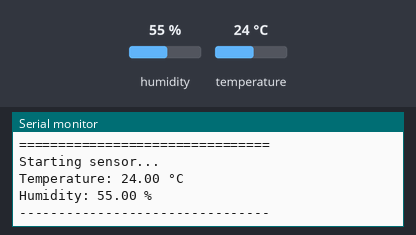
The sketch below on a simulated Arduino Uno, built with avr-gcc and run on an emulated ATmega328P. Parts: the last lines printed to the serial monitor. The test bench sets the inputs (shaded band); at power-on: humidity 55 %, temperature 24 °C.

Above: at 3.2 s.
3.3 s: humidity set to 88 %
At 4.7 s:
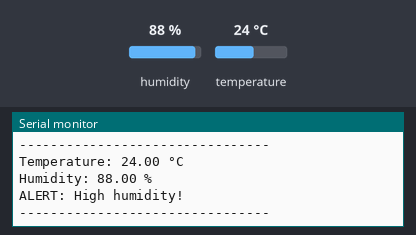
7.6 s: temperature set to 41 °C
At 9.4 s:
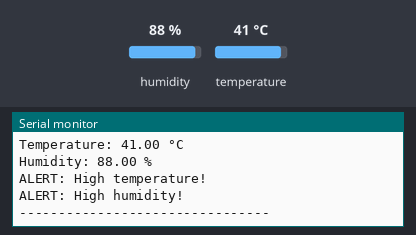
11.7 s: humidity set to 22 %
At 13.1 s:
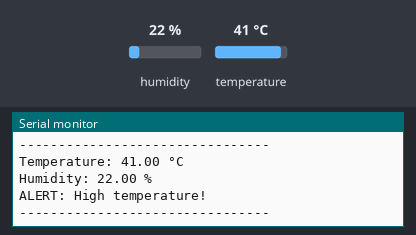
Timing chart, 0 to 14.7 s (numbered marks = the images above; inputs shaded):
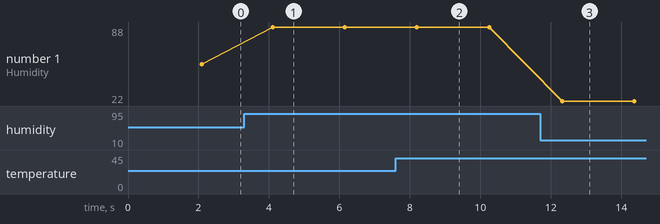

The sketch:

sketch.ino
```cpp
#include "DHT.h"

#define DHTPIN 2
#define DHTTYPE DHT22

DHT dht(DHTPIN, DHTTYPE);

void setup() {
Serial.begin(9600);
dht.begin();

Serial.println("================================");
Serial.println(" SMART ENVIRONMENTAL MONITOR ");
Serial.println("================================");
Serial.println("Starting sensor...");
delay(2000);
}

void loop() {
float humidity = dht.readHumidity();
float temperature = dht.readTemperature();

if (isnan(humidity) || isnan(temperature)) {
Serial.println("Error: Sensor reading failed!");
delay(2000);
return;
}

Serial.print("Temperature: ");
Serial.print(temperature);
Serial.println(" °C");

Serial.print("Humidity: ");
Serial.print(humidity);
Serial.println(" %");

if (temperature >= 35) {
Serial.println("ALERT: High temperature!");
}

if (humidity >= 70) {
Serial.println("ALERT: High humidity!");
}

Serial.println("--------------------------------");
delay(2000);
}
```

Measured:
- after the input at 3.3 s, the serial monitor: prints a new line after 0.80 s (image 1)
- after the input at 7.6 s, the serial monitor: prints a new line after 0.56 s (image 2)
- after the input at 11.7 s, the serial monitor: prints a new line after 0.63 s (image 3)
- plotted number 1: 55 → 88 after the input at 3.3 s, 88 → 22 after the input at 11.7 s
